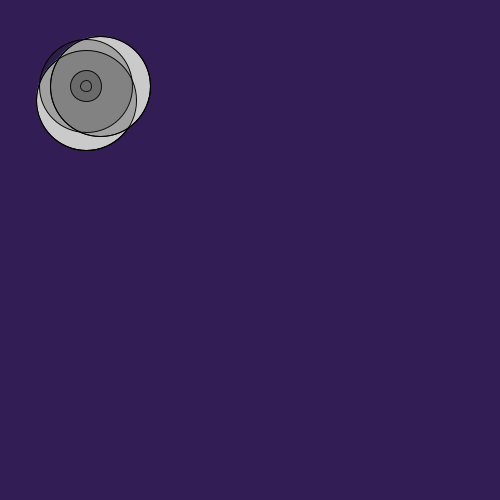
Frame 1 (no input)
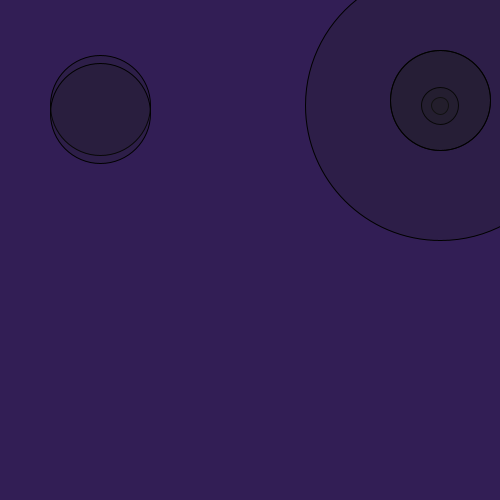
Frame 60 (the mouse pressed at the canvas centre just before this capture)
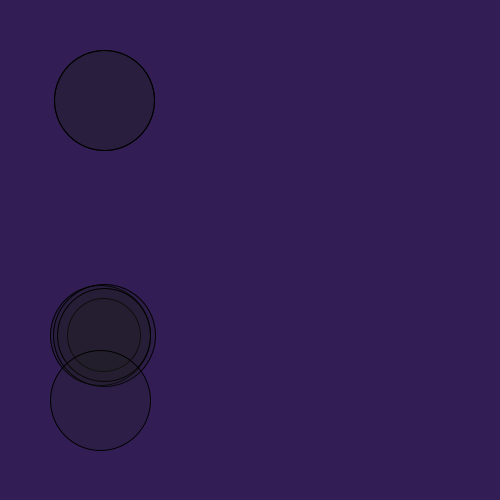
Frame 120 (the mouse held since frame 60 and released just before this capture)

The Processing sketch that drew these frames (run headless with seeded random() and noise(); from frame 60 on, the mouse is pressed at the canvas centre):

// Processing sketch: processing_15330
// ── processing_15330.pde

float x = 80;
float y = 80;
float n = 80;
float z = 80;
float xspeed = 6;
float yspeed = 6;
float nspeed = 6;
float zspeed = 6;
void setup() {
  size(500,500);
  background(0);
}
void draw() {
 background(50,30,85, 50);
  x = x + xspeed;
  y = y + yspeed;
  n = n + nspeed;
  z = z + zspeed;
ellipse(x,100,100,100);
ellipse(100,y,100,100);
ellipse(x,y,(10-y/4),(10-y/4));
fill(30, 60);
  ellipse(x,y,(50+x/2),(50+x/2));
 ellipse(x,y,(10+y/4),(10+y/4));
ellipse(n,100,100,100);
ellipse(100,z,100,100);

if(x > 450){
  xspeed = - 6;
}
  if(x < 100){
   xspeed = + 6; 
  }
   if(y > 450){
  yspeed = - random(20);
}
  if(y < 100){
   yspeed = random(20); 
}
if(n > 450){
  nspeed = - 6;
}
  if(n < 100){
   nspeed = + 6; 
  }
   if(z > 450){
  zspeed = - random(20);
}
  if(z < 100){
   zspeed = random(20); 
}
}
